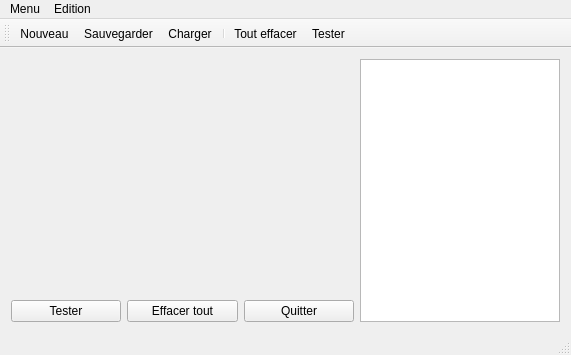
<?xml version="1.0" encoding="UTF-8"?>
<ui version="4.0">
 <class>FenPrincipale</class>
 <widget class="QMainWindow" name="FenPrincipale">
  <property name="geometry">
   <rect>
    <x>0</x>
    <y>0</y>
    <width>571</width>
    <height>355</height>
   </rect>
  </property>
  <property name="windowTitle">
   <string>FenPrincipale</string>
  </property>
  <widget class="QWidget" name="centralWidget">
   <layout class="QHBoxLayout" name="horizontalLayout_2">
    <item>
     <layout class="QVBoxLayout" name="verticalLayout">
      <item>
       <widget class="QsciScintilla" name="zoneTexte">
        <property name="toolTip">
         <string/>
        </property>
        <property name="whatsThis">
         <string/>
        </property>
       </widget>
      </item>
      <item>
       <layout class="QHBoxLayout" name="horizontalLayout">
        <item>
         <widget class="QPushButton" name="bt_tester">
          <property name="text">
           <string>Tester</string>
          </property>
         </widget>
        </item>
        <item>
         <widget class="QPushButton" name="bt_effacer">
          <property name="text">
           <string>Effacer tout</string>
          </property>
         </widget>
        </item>
        <item>
         <widget class="QPushButton" name="bt_quitter">
          <property name="text">
           <string>Quitter</string>
          </property>
         </widget>
        </item>
       </layout>
      </item>
     </layout>
    </item>
    <item>
     <widget class="QListWidget" name="affListeVar">
      <property name="maximumSize">
       <size>
        <width>200</width>
        <height>16777215</height>
       </size>
      </property>
     </widget>
    </item>
   </layout>
  </widget>
  <widget class="QMenuBar" name="menuBar">
   <property name="geometry">
    <rect>
     <x>0</x>
     <y>0</y>
     <width>571</width>
     <height>19</height>
    </rect>
   </property>
   <widget class="QMenu" name="menuMenu">
    <property name="title">
     <string>Menu</string>
    </property>
    <addaction name="actionNouveau"/>
    <addaction name="actionSauvegarder"/>
    <addaction name="actionCharger"/>
    <addaction name="separator"/>
    <addaction name="actionOptions"/>
    <addaction name="separator"/>
    <addaction name="actionQuitter"/>
   </widget>
   <widget class="QMenu" name="menuEdition">
    <property name="title">
     <string>Edition</string>
    </property>
    <addaction name="actionAnnuler"/>
    <addaction name="actionRefaire"/>
    <addaction name="actionToutEffacer"/>
    <addaction name="separator"/>
    <addaction name="actionTester"/>
   </widget>
   <addaction name="menuMenu"/>
   <addaction name="menuEdition"/>
  </widget>
  <widget class="QToolBar" name="mainToolBar">
   <attribute name="toolBarArea">
    <enum>TopToolBarArea</enum>
   </attribute>
   <attribute name="toolBarBreak">
    <bool>false</bool>
   </attribute>
   <addaction name="actionNouveau"/>
   <addaction name="actionSauvegarder"/>
   <addaction name="actionCharger"/>
   <addaction name="separator"/>
   <addaction name="actionToutEffacer"/>
   <addaction name="actionTester"/>
  </widget>
  <widget class="QStatusBar" name="statusBar"/>
  <action name="actionOptions">
   <property name="text">
    <string>Options</string>
   </property>
  </action>
  <action name="actionQuitter">
   <property name="icon">
    <iconset resource="ressources.qrc">
     <normaloff>:/images/quitter</normaloff>:/images/quitter</iconset>
   </property>
   <property name="text">
    <string>Quitter</string>
   </property>
   <property name="shortcut">
    <string>Ctrl+Q</string>
   </property>
  </action>
  <action name="actionAnnuler">
   <property name="icon">
    <iconset resource="ressources.qrc">
     <normaloff>:/images/undo</normaloff>:/images/undo</iconset>
   </property>
   <property name="text">
    <string>Annuler</string>
   </property>
   <property name="shortcut">
    <string>Ctrl+Z</string>
   </property>
  </action>
  <action name="actionRefaire">
   <property name="icon">
    <iconset resource="ressources.qrc">
     <normaloff>:/images/refaire</normaloff>:/images/refaire</iconset>
   </property>
   <property name="text">
    <string>Refaire</string>
   </property>
   <property name="shortcut">
    <string>Ctrl+Y</string>
   </property>
  </action>
  <action name="actionToutEffacer">
   <property name="icon">
    <iconset resource="ressources.qrc">
     <normaloff>:/images/effacer</normaloff>:/images/effacer</iconset>
   </property>
   <property name="text">
    <string>Tout effacer</string>
   </property>
  </action>
  <action name="actionSauvegarder">
   <property name="icon">
    <iconset resource="ressources.qrc">
     <normaloff>:/images/sauver</normaloff>:/images/sauver</iconset>
   </property>
   <property name="text">
    <string>Sauvegarder</string>
   </property>
  </action>
  <action name="actionCharger">
   <property name="icon">
    <iconset resource="ressources.qrc">
     <normaloff>:/images/charger</normaloff>:/images/charger</iconset>
   </property>
   <property name="text">
    <string>Charger</string>
   </property>
  </action>
  <action name="actionNouveau">
   <property name="icon">
    <iconset resource="ressources.qrc">
     <normaloff>:/images/nouveau</normaloff>:/images/nouveau</iconset>
   </property>
   <property name="text">
    <string>Nouveau</string>
   </property>
  </action>
  <action name="actionTester">
   <property name="icon">
    <iconset resource="ressources.qrc">
     <normaloff>:/images/tester</normaloff>:/images/tester</iconset>
   </property>
   <property name="text">
    <string>Tester</string>
   </property>
  </action>
 </widget>
 <layoutdefault spacing="6" margin="11"/>
 <customwidgets>
  <customwidget>
   <class>QsciScintilla</class>
   <extends>QFrame</extends>
   <header>Qsci/qsciscintilla.h</header>
  </customwidget>
 </customwidgets>
 <resources>
  <include location="ressources.qrc"/>
 </resources>
 <connections>
  <connection>
   <sender>bt_quitter</sender>
   <signal>clicked()</signal>
   <receiver>FenPrincipale</receiver>
   <slot>close()</slot>
   <hints>
    <hint type="sourcelabel">
     <x>322</x>
     <y>319</y>
    </hint>
    <hint type="destinationlabel">
     <x>253</x>
     <y>162</y>
    </hint>
   </hints>
  </connection>
  <connection>
   <sender>bt_tester</sender>
   <signal>clicked()</signal>
   <receiver>FenPrincipale</receiver>
   <slot>tester()</slot>
   <hints>
    <hint type="sourcelabel">
     <x>104</x>
     <y>316</y>
    </hint>
    <hint type="destinationlabel">
     <x>134</x>
     <y>303</y>
    </hint>
   </hints>
  </connection>
  <connection>
   <sender>bt_effacer</sender>
   <signal>clicked()</signal>
   <receiver>zoneTexte</receiver>
   <slot>clear()</slot>
   <hints>
    <hint type="sourcelabel">
     <x>165</x>
     <y>316</y>
    </hint>
    <hint type="destinationlabel">
     <x>214</x>
     <y>241</y>
    </hint>
   </hints>
  </connection>
  <connection>
   <sender>bt_effacer</sender>
   <signal>clicked()</signal>
   <receiver>affListeVar</receiver>
   <slot>clear()</slot>
   <hints>
    <hint type="sourcelabel">
     <x>177</x>
     <y>321</y>
    </hint>
    <hint type="destinationlabel">
     <x>415</x>
     <y>277</y>
    </hint>
   </hints>
  </connection>
 </connections>
 <slots>
  <slot>tester()</slot>
 </slots>
</ui>
